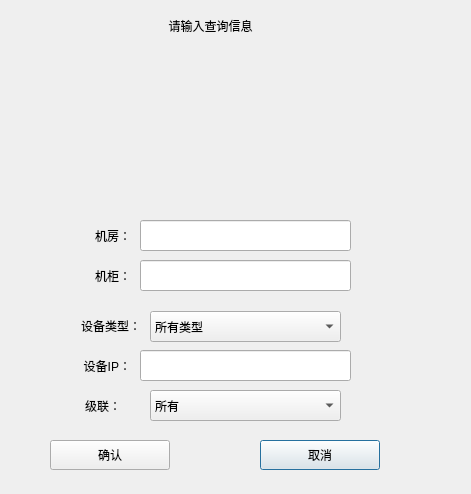
<?xml version="1.0" encoding="UTF-8"?>
<ui version="4.0">
 <class>Log_PduAlarmQueryDlg</class>
 <widget class="QDialog" name="Log_PduAlarmQueryDlg">
  <property name="geometry">
   <rect>
    <x>0</x>
    <y>0</y>
    <width>471</width>
    <height>494</height>
   </rect>
  </property>
  <property name="windowTitle">
   <string>Dialog</string>
  </property>
  <widget class="QLabel" name="label_2">
   <property name="geometry">
    <rect>
     <x>40</x>
     <y>220</y>
     <width>91</width>
     <height>31</height>
    </rect>
   </property>
   <property name="text">
    <string>机房：</string>
   </property>
   <property name="alignment">
    <set>Qt::AlignRight|Qt::AlignTrailing|Qt::AlignVCenter</set>
   </property>
  </widget>
  <widget class="QLineEdit" name="roomEdit">
   <property name="geometry">
    <rect>
     <x>140</x>
     <y>220</y>
     <width>211</width>
     <height>31</height>
    </rect>
   </property>
  </widget>
  <widget class="QPushButton" name="quitBtn">
   <property name="geometry">
    <rect>
     <x>260</x>
     <y>440</y>
     <width>120</width>
     <height>30</height>
    </rect>
   </property>
   <property name="text">
    <string>取消</string>
   </property>
  </widget>
  <widget class="QPushButton" name="okBtn">
   <property name="geometry">
    <rect>
     <x>50</x>
     <y>440</y>
     <width>120</width>
     <height>30</height>
    </rect>
   </property>
   <property name="text">
    <string>确认</string>
   </property>
  </widget>
  <widget class="QWidget" name="dateWid" native="true">
   <property name="geometry">
    <rect>
     <x>20</x>
     <y>59</y>
     <width>450</width>
     <height>120</height>
    </rect>
   </property>
  </widget>
  <widget class="QLabel" name="label">
   <property name="geometry">
    <rect>
     <x>140</x>
     <y>10</y>
     <width>141</width>
     <height>31</height>
    </rect>
   </property>
   <property name="text">
    <string>请输入查询信息</string>
   </property>
   <property name="alignment">
    <set>Qt::AlignCenter</set>
   </property>
  </widget>
  <widget class="QLineEdit" name="cabEdit">
   <property name="geometry">
    <rect>
     <x>140</x>
     <y>260</y>
     <width>211</width>
     <height>31</height>
    </rect>
   </property>
  </widget>
  <widget class="QLabel" name="label_3">
   <property name="geometry">
    <rect>
     <x>40</x>
     <y>260</y>
     <width>91</width>
     <height>31</height>
    </rect>
   </property>
   <property name="text">
    <string>机柜：</string>
   </property>
   <property name="alignment">
    <set>Qt::AlignRight|Qt::AlignTrailing|Qt::AlignVCenter</set>
   </property>
  </widget>
  <widget class="QLabel" name="label_4">
   <property name="geometry">
    <rect>
     <x>50</x>
     <y>310</y>
     <width>91</width>
     <height>31</height>
    </rect>
   </property>
   <property name="text">
    <string>设备类型：</string>
   </property>
   <property name="alignment">
    <set>Qt::AlignRight|Qt::AlignTrailing|Qt::AlignVCenter</set>
   </property>
  </widget>
  <widget class="QLabel" name="label_5">
   <property name="geometry">
    <rect>
     <x>40</x>
     <y>350</y>
     <width>91</width>
     <height>31</height>
    </rect>
   </property>
   <property name="text">
    <string>设备IP：</string>
   </property>
   <property name="alignment">
    <set>Qt::AlignRight|Qt::AlignTrailing|Qt::AlignVCenter</set>
   </property>
  </widget>
  <widget class="QComboBox" name="devtypeCmb">
   <property name="geometry">
    <rect>
     <x>150</x>
     <y>311</y>
     <width>191</width>
     <height>31</height>
    </rect>
   </property>
   <item>
    <property name="text">
     <string>所有类型</string>
    </property>
   </item>
   <item>
    <property name="text">
     <string>IP-PDU</string>
    </property>
   </item>
   <item>
    <property name="text">
     <string>SI-PDU</string>
    </property>
   </item>
   <item>
    <property name="text">
     <string>R-PDU</string>
    </property>
   </item>
   <item>
    <property name="text">
     <string>MPDU</string>
    </property>
   </item>
   <item>
    <property name="text">
     <string>ZPDU</string>
    </property>
   </item>
  </widget>
  <widget class="QLineEdit" name="ipEdit">
   <property name="geometry">
    <rect>
     <x>140</x>
     <y>350</y>
     <width>211</width>
     <height>31</height>
    </rect>
   </property>
  </widget>
  <widget class="QLabel" name="label_6">
   <property name="geometry">
    <rect>
     <x>30</x>
     <y>390</y>
     <width>91</width>
     <height>31</height>
    </rect>
   </property>
   <property name="text">
    <string>级联：</string>
   </property>
   <property name="alignment">
    <set>Qt::AlignRight|Qt::AlignTrailing|Qt::AlignVCenter</set>
   </property>
  </widget>
  <widget class="QComboBox" name="devnumCmb">
   <property name="geometry">
    <rect>
     <x>150</x>
     <y>390</y>
     <width>191</width>
     <height>31</height>
    </rect>
   </property>
   <item>
    <property name="text">
     <string>所有</string>
    </property>
   </item>
   <item>
    <property name="text">
     <string>主机</string>
    </property>
   </item>
   <item>
    <property name="text">
     <string>副机1</string>
    </property>
   </item>
   <item>
    <property name="text">
     <string>副机2</string>
    </property>
   </item>
   <item>
    <property name="text">
     <string>副机3</string>
    </property>
   </item>
   <item>
    <property name="text">
     <string>副机4</string>
    </property>
   </item>
   <item>
    <property name="text">
     <string>副机5</string>
    </property>
   </item>
   <item>
    <property name="text">
     <string>副机6</string>
    </property>
   </item>
   <item>
    <property name="text">
     <string>副机7</string>
    </property>
   </item>
   <item>
    <property name="text">
     <string>副机8</string>
    </property>
   </item>
   <item>
    <property name="text">
     <string>副机9</string>
    </property>
   </item>
  </widget>
 </widget>
 <resources/>
 <connections/>
</ui>
